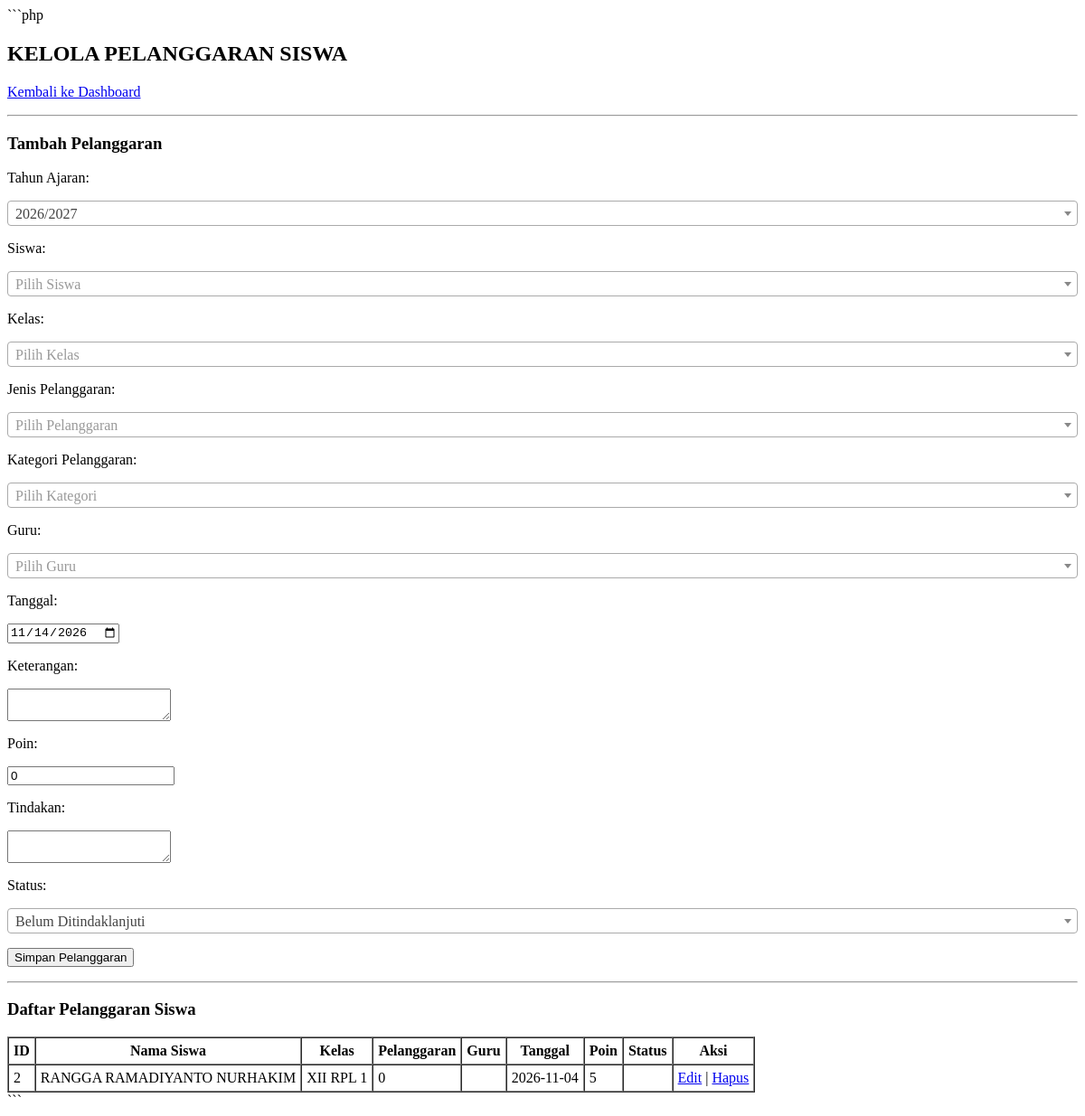
The page /kelola_pelanggaran_siswa.php (signed in) on the database as committed earlier.
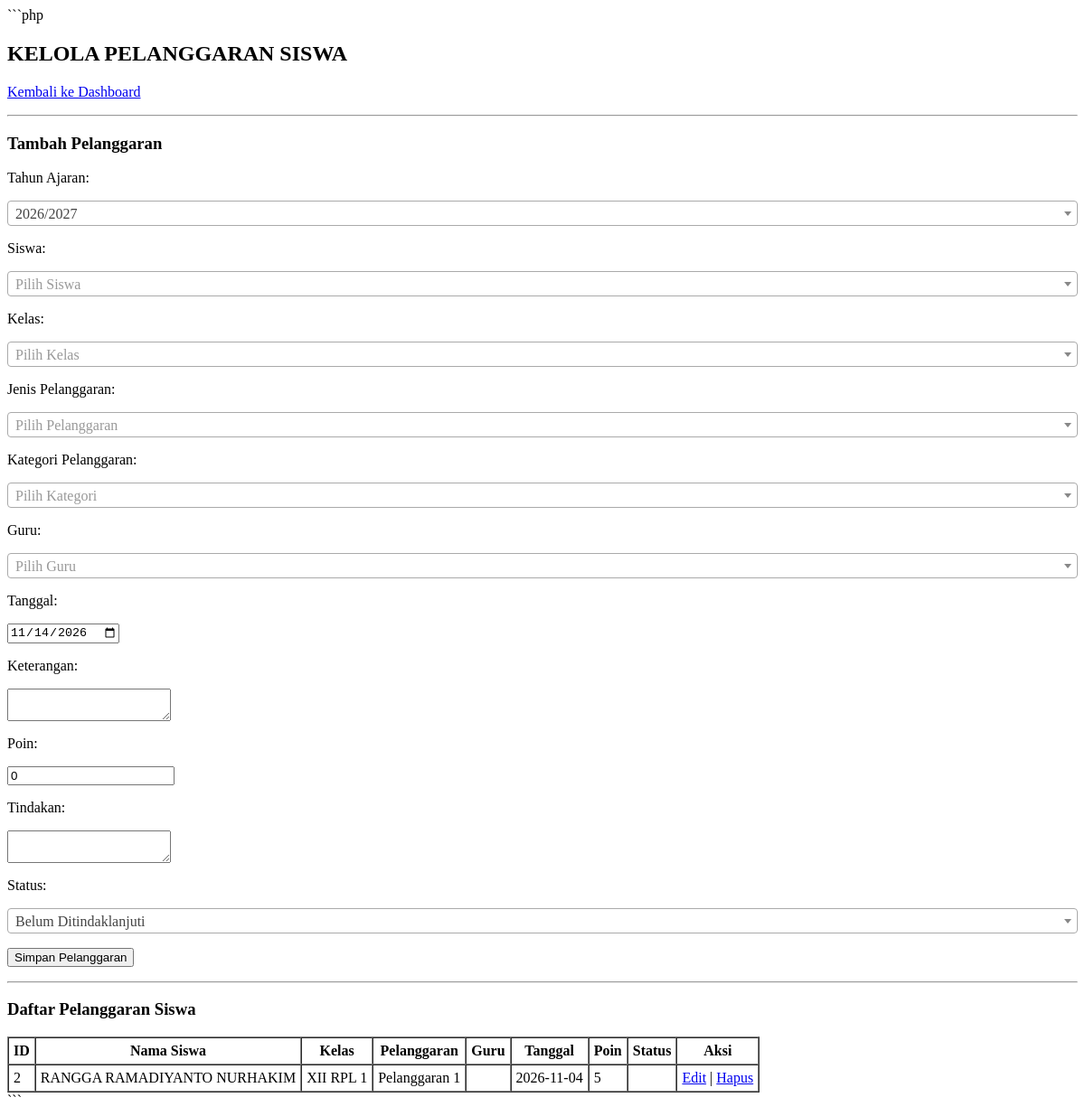
The same page on the database as committed later.
### tables this page shows
CREATE TABLE `t_pelanggaran_siswa` (
  `id` int(11) NOT NULL AUTO_INCREMENT,
  `tahun_ajaran_id` int(11) DEFAULT NULL,
  `siswa_id` int(11) DEFAULT NULL,
  `nama_siswa` varchar(150) NOT NULL,
  `kelas_id` int(11) DEFAULT NULL,
  `nama_kelas` varchar(100) NOT NULL,
  `pelanggaran_id` int(11) DEFAULT NULL,
  `nama_pelanggaran` varchar(150) NOT NULL,
  `pelanggaran_kategori_id` int(11) DEFAULT NULL,
  `guru_id` int(11) DEFAULT NULL,
  `nama_guru` varchar(150) NOT NULL,
  `tanggal` date DEFAULT NULL,
  `keterangan` text NOT NULL,
  `poin` int(11) NOT NULL,
  `tindakan` text NOT NULL,
  `status` varchar(30) NOT NULL,
  `created_at` timestamp NOT NULL DEFAULT current_timestamp(),
  `updated_at` timestamp NOT NULL DEFAULT current_timestamp(),
  PRIMARY KEY (`id`),
  KEY `guru_id` (`guru_id`),
  KEY `tahun_ajaran_id` (`tahun_ajaran_id`),
  KEY `siswa_id` (`siswa_id`),
  KEY `kelas_id` (`kelas_id`),
  KEY `pelanggaran_id` (`pelanggaran_id`),
  KEY `pelanggaran_kategori_id` (`pelanggaran_kategori_id`),
  CONSTRAINT `t_pelanggaran_siswa_ibfk_1` FOREIGN KEY (`guru_id`) REFERENCES `t_guru` (`id`) ON DELETE CASCADE,
  CONSTRAINT `t_pelanggaran_siswa_ibfk_3` FOREIGN KEY (`kelas_id`) REFERENCES `t_kelas` (`id`) ON DELETE CASCADE,
  CONSTRAINT `t_pelanggaran_siswa_ibfk_5` FOREIGN KEY (`pelanggaran_id`) REFERENCES `t_pelanggaran` (`id`) ON DELETE CASCADE,
  CONSTRAINT `t_pelanggaran_siswa_ibfk_6` FOREIGN KEY (`siswa_id`) REFERENCES `t_siswa` (`id`) ON DELETE CASCADE,
  CONSTRAINT `t_pelanggaran_siswa_ibfk_7` FOREIGN KEY (`tahun_ajaran_id`) REFERENCES `t_tahun_ajaran` (`id`) ON DELETE CASCADE
);

### kelola_pelanggaran_siswa.php (the view, shortened to what this page needs)
<?php
require_once "config.php";
function h($v) {
    return htmlspecialchars((string)$v, ENT_QUOTES, "UTF-8");
}
$data_edit = null;
$data = $pdo->query(
    "SELECT * FROM t_pelanggaran_siswa ORDER BY id DESC"
)->fetchAll(PDO::FETCH_ASSOC);
?>
<!DOCTYPE html>
<html lang="id">
<head>
</head>
<body>
<h2>KELOLA PELANGGARAN SISWA</h2>
<p><a href="dashboard.php">Kembali ke Dashboard</a></p>
<hr>
<h3><?php echo $data_edit ? "Edit Pelanggaran" : "Tambah Pelanggaran"; ?></h3>
<form method="post">
    <?php if ($data_edit): ?>
        <input type="hidden" name="id"
            value="<?php echo h($data_edit["id"]); ?>">
    <?php else: ?>
        <p>Tahun Ajaran:</p>
        <p>Siswa:</p>
        <p>Kelas:</p>
        <p>Jenis Pelanggaran:</p>
        <p>Kategori Pelanggaran:</p>
        <p>Guru:</p>
    <?php endif; ?>
    <p>Tanggal:</p>
    <input type="date" name="tanggal" required
        value="<?php echo h($data_edit["tanggal"] ?? date("Y-m-d")); ?>">
    <p>Keterangan:</p>
    <textarea name="keterangan" required><?php
    ?></textarea>
    <p>Poin:</p>
    <input type="number" name="poin" min="0" required
        value="<?php echo h($data_edit["poin"] ?? "0"); ?>">
    <p>Tindakan:</p>
    <textarea name="tindakan" required><?php
    ?></textarea>
    <p>Status:</p>
    <p>
        <?php if ($data_edit): ?>
            <button type="submit" name="edit">Simpan Perubahan</button>
            <a href="kelola_pelanggaran_siswa.php">Batal</a>
        <?php else: ?>
            <button type="submit" name="tambah">Simpan Pelanggaran</button>
        <?php endif; ?>
    </p>
</form>
<hr>
<h3>Daftar Pelanggaran Siswa</h3>
<table border="1" cellpadding="5" cellspacing="0">
    <tr>
        <th>ID</th>
        <th>Nama Siswa</th>
        <th>Kelas</th>
        <th>Pelanggaran</th>
        <th>Guru</th>
        <th>Tanggal</th>
        <th>Poin</th>
        <th>Status</th>
        <th>Aksi</th>
    </tr>
    <?php foreach ($data as $d): ?>
        <tr>
            <td><?php echo h($d["id"]); ?></td>
            <td><?php echo h($d["nama_siswa"]); ?></td>
            <td><?php echo h($d["nama_kelas"]); ?></td>
            <td><?php echo h($d["nama_pelanggaran"]); ?></td>
            <td><?php echo h($d["nama_guru"]); ?></td>
            <td><?php echo h($d["tanggal"]); ?></td>
            <td><?php echo h($d["poin"]); ?></td>
            <td><?php echo h($d["status"]); ?></td>
            <td>
                <a href="?edit=<?php echo h($d["id"]); ?>">Edit</a> |
                <a href="?hapus=<?php echo h($d["id"]); ?>"
                   onclick="return confirm('Yakin ingin menghapus data ini?')">
                    Hapus
                </a>
            </td>
        </tr>
    <?php endforeach; ?>
</table>
<?php include 'layout/searchable_select.php'; ?>
</body>
</html>

### layout/searchable_select.php (shortened to what this page needs)
<link rel="stylesheet" href="https://cdn.jsdelivr.net/npm/select2@4.1.0-rc.0/dist/css/select2.min.css">

Rows that differ between the two databases and show on the page:
changed t_pelanggaran_siswa "RANGGA RAMADIYANTO NURHAKIM": nama_pelanggaran "0" → "Pelanggaran 1"
